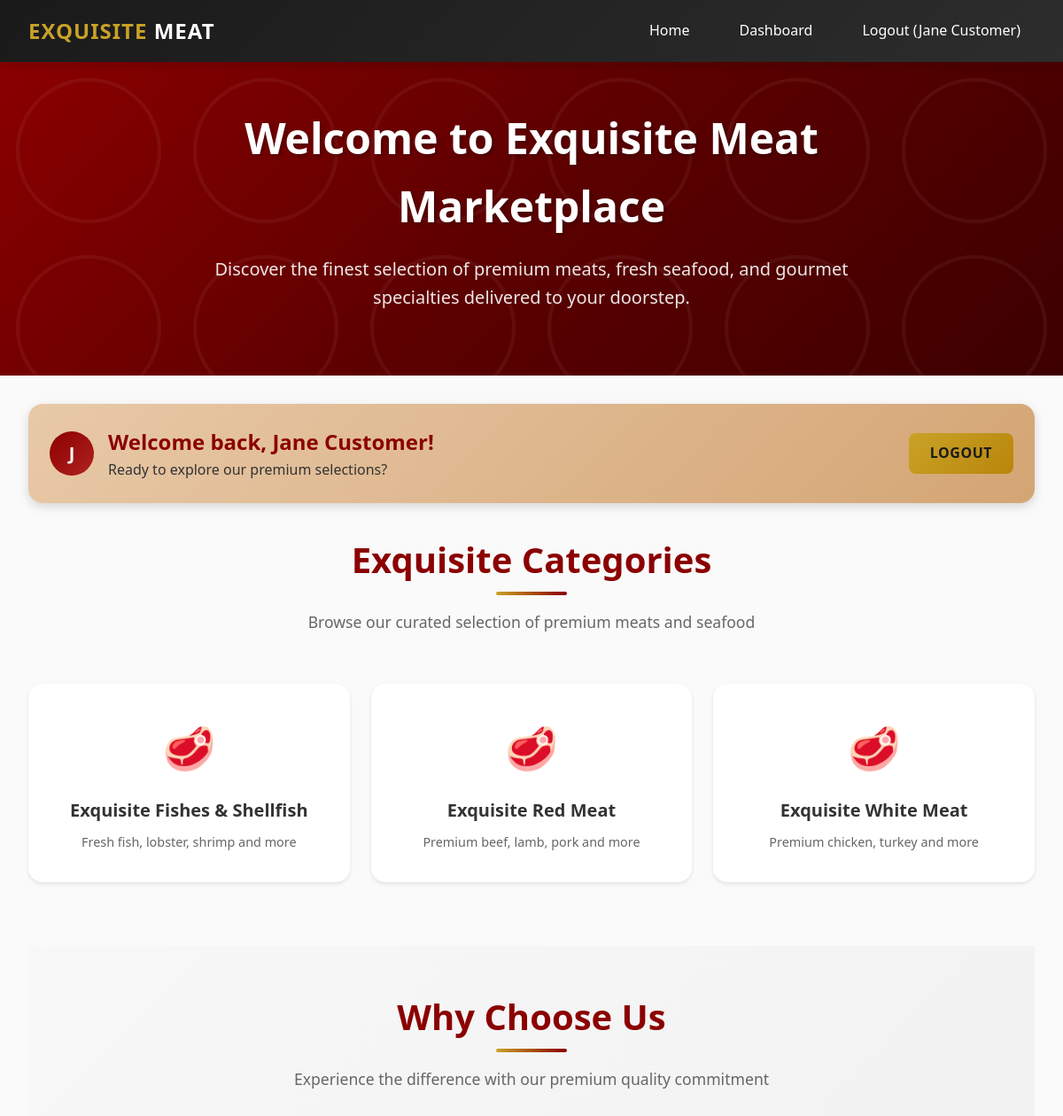
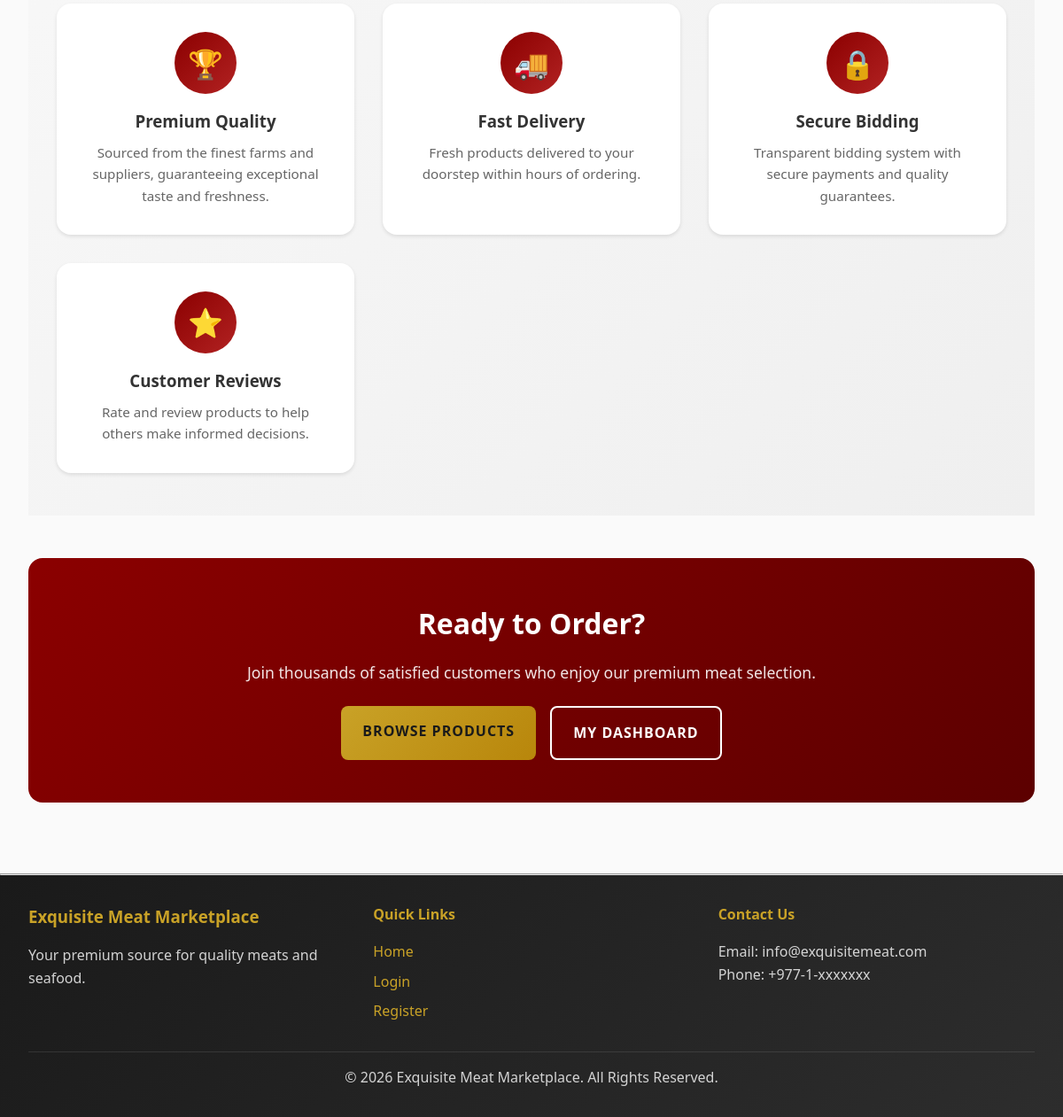
Screenshot of / (signed in) with the database file from the repository (2 pictures, top to bottom).
### tables this page shows
CREATE TABLE IF NOT EXISTS categories (
    id INT AUTO_INCREMENT PRIMARY KEY,
    name VARCHAR(50) NOT NULL,
    description TEXT,
    icon VARCHAR(10) DEFAULT '🥩',
    created_at TIMESTAMP DEFAULT CURRENT_TIMESTAMP
);

### public/index.php (the view, shortened to what this page needs)
<?php
require_once "../includes/config.php";
$logged_in = isset($_SESSION['user_id']);
$categories = [];
$category_icons = [
    'red_meat' => '🥩',
    'white_meat' => '🍗',
    'fish' => '🐟',
    'shellfish' => '🦐'
];
try {
    $result = $conn->query("SELECT * FROM categories ORDER BY name ASC");
    if ($result && $result->num_rows > 0) {
        while ($row = $result->fetch_assoc()) {
            $categories[] = $row;
        }
    }
} catch (Exception $e) {
}
?>
<!DOCTYPE html>
<html lang="en">
<head>
    <link rel="stylesheet" href="../assets/css/style.css">
</head>
<body>
<?php include "../includes/navbar.php"; ?>
<section class="hero">
    <div class="hero-content">
        <h1>Welcome to Exquisite Meat Marketplace</h1>
        <p>Discover the finest selection of premium meats, fresh seafood, and gourmet specialties delivered to your doorstep.</p>
    </div>
</section>
<div class="container">
    <?php if($logged_in): ?>
        <div class="user-bar">
            <div class="welcome-text">
                <div class="user-avatar">
                    <?php echo strtoupper(substr($_SESSION['name'], 0, 1)); ?>
                </div>
                <div>
                    <h1>Welcome back, <?php echo htmlspecialchars($_SESSION['name']); ?>!</h1>
                    <p>Ready to explore our premium selections?</p>
                </div>
            </div>
            <a href="logout.php" class="btn-logout">Logout</a>
        </div>
    <?php endif; ?>
    <section class="categories-section">
        <div class="section-header">
            <h2>Exquisite Categories</h2>
            <p>Browse our curated selection of premium meats and seafood</p>
        </div>
        <div class="categories">
            <?php foreach($categories as $index => $category): ?>
                <?php
                    $slug = isset($category['slug']) ? $category['slug'] : strtolower(str_replace(' ', '_', $category['name']));
                    $icon = isset($category_icons[$slug]) ? $category_icons[$slug] : '🥩';
                    $description = isset($category['description']) ? $category['description'] : 'Premium quality selection';
                ?>
                <div class="category-box <?php echo $slug; ?>">
                    <span class="category-icon"><?php echo $icon; ?></span>
                    <h3><?php echo htmlspecialchars($category['name']); ?></h3>
                    <p><?php echo htmlspecialchars($description); ?></p>
                </div>
            <?php endforeach; ?>
        </div>
    </section>
    <section class="features-section">
        <div class="section-header">
            <h2>Why Choose Us</h2>
            <p>Experience the difference with our premium quality commitment</p>
        </div>
        <div class="features-grid">
            <div class="feature-card">
                <div class="feature-icon">🏆</div>
                <h3>Premium Quality</h3>
                <p>Sourced from the finest farms and suppliers, guaranteeing exceptional taste and freshness.</p>
            </div>
            <div class="feature-card">
                <div class="feature-icon">🚚</div>
                <h3>Fast Delivery</h3>
                <p>Fresh products delivered to your doorstep within hours of ordering.</p>
            </div>
            <div class="feature-card">
                <div class="feature-icon">🔒</div>
                <h3>Secure Bidding</h3>
                <p>Transparent bidding system with secure payments and quality guarantees.</p>
            </div>
            <div class="feature-card">
                <div class="feature-icon">⭐</div>
                <h3>Customer Reviews</h3>
                <p>Rate and review products to help others make informed decisions.</p>
            </div>
        </div>
    </section>
    <section class="cta-section">
        <h2>Ready to Order?</h2>
        <p>Join thousands of satisfied customers who enjoy our premium meat selection.</p>
        <div class="cta-buttons">
            <?php if($logged_in): ?>
                <a href="../customer/browse-products.php" class="btn btn-primary">Browse Products</a>
                <a href="../customer/dashboard.php" class="btn btn-secondary">My Dashboard</a>
            <?php else: ?>
                <a href="register.php" class="btn btn-primary">Create Account</a>
                <a href="login.php" class="btn btn-secondary">Login</a>
            <?php endif; ?>
        </div>
    </section>
</div>
<?php include "../includes/footer.php"; ?>

### rows the page displays
categories: name "🥩", name "Exquisite Fishes & Shellfish", description "Fresh fish, lobster, shrimp and more"
categories: name "🥩", name "Exquisite Red Meat", description "Premium beef, lamb, pork and more"
categories: name "🥩", name "Exquisite White Meat", description "Premium chicken, turkey and more"

### other values shown
$_SESSION['name'] "Jane Customer"
substr($_SESSION['name'], 0, 1) "J"
